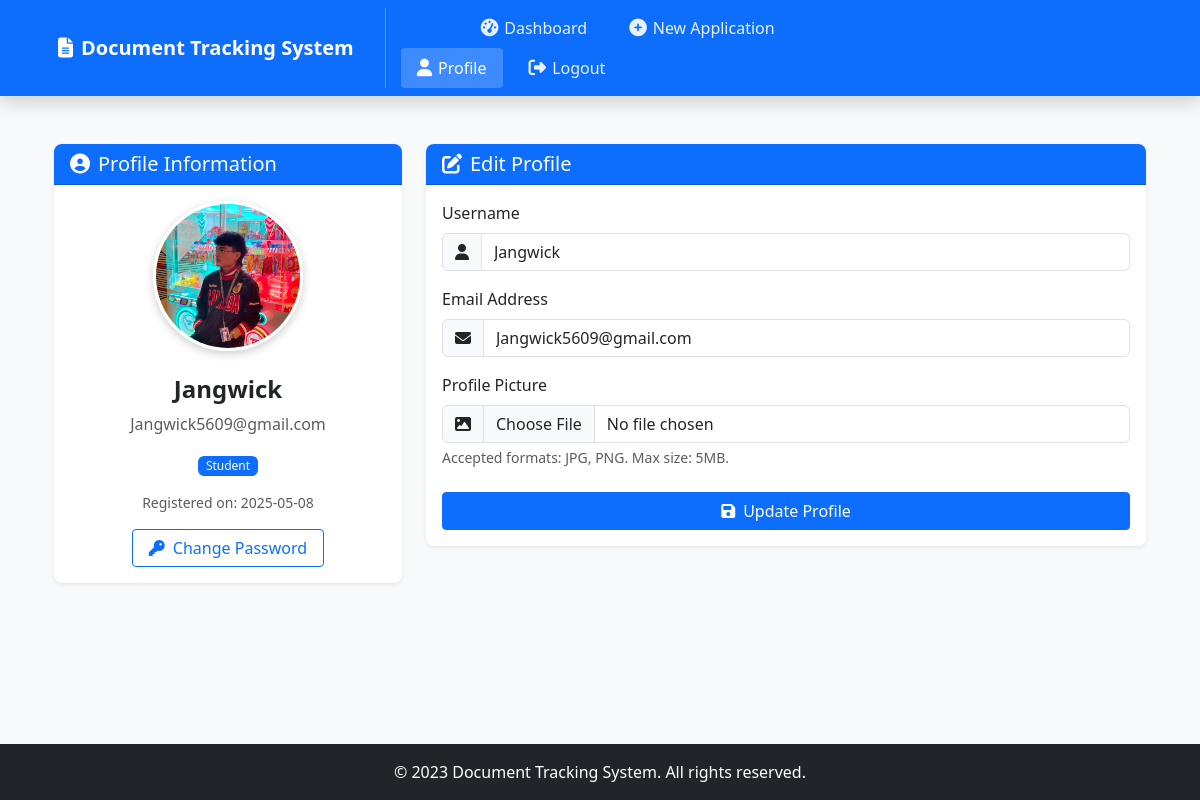
The page /profile (signed in) on the database its author committed.
### app.py (models this page shows, shortened)
class User(db.Model, UserMixin):
    id = db.Column(db.Integer, primary_key=True)
    username = db.Column(db.String(100), unique=True, nullable=False)
    email = db.Column(db.String(120), unique=True, nullable=False)
    password = db.Column(db.String(200), nullable=False)
    role = db.Column(db.String(20), default='student')
    profile_picture = db.Column(db.String(200), default='default.jpg')
    created_at = db.Column(db.DateTime, default=datetime.utcnow)
    applications = db.relationship('Application', backref='user', lazy=True)

### app.py (the view, shortened to what this page needs)
@app.route('/profile', methods=['GET', 'POST'])
@login_required
def profile():
    return render_template('profile.html')

### app.py (called while the page is built)
@login_manager.user_loader
def load_user(user_id):
    return User.query.get(int(user_id))

@app.context_processor
def inject_notifications():
    def get_notifications():
        if current_user.is_authenticated:
            return Notification.query.filter_by(user_id=current_user.id, is_read=False).all()
        return []
    return dict(get_notifications=get_notifications)

@app.context_processor
def inject_now():
    def now():
        return datetime.utcnow()
    return dict(now=now)

@app.context_processor
def inject_user_logs():
    def get_user_logs(user_id, limit=5):
        return AuditLog.query.filter_by(user_id=user_id).order_by(AuditLog.timestamp.desc()).limit(limit).all()
    return dict(get_user_logs=get_user_logs)

### templates/profile.html (shortened to what this page needs)
{% extends 'base.html' %}
{% block content %}
<div class="container py-4">
    <div class="row">
        <div class="col-lg-4 mb-4">
            <div class="card shadow-sm">
                <div class="card-header bg-primary text-white">
                    <h5 class="mb-0"><i class="fas fa-user-circle me-2"></i>Profile Information</h5>
                </div>
                <div class="card-body text-center">
                    <div class="mb-4 profile-picture-container">
                        <img src="{{ url_for('static', filename='uploads/' + current_user.profile_picture) }}"
                             class="rounded-circle profile-picture" width="150" height="150" alt="Profile Picture"
                             style="object-fit: cover; border: 3px solid #fff; box-shadow: 0 3px 10px rgba(0,0,0,0.2); display: block; margin: 0 auto;">
                    </div>
                    <h4 class="fw-bold">{{ current_user.username }}</h4>
                    <p class="text-muted">{{ current_user.email }}</p>
                    <p>
                        <span class="badge {% if current_user.role == 'admin' %}bg-danger{% else %}bg-primary{% endif %}">
                            {{ current_user.role|capitalize }}
                        </span>
                    </p>
                    <p class="small text-muted">Registered on: {{ current_user.created_at.strftime('%Y-%m-%d') }}</p>
                    <a href="{{ url_for('change_password') }}" class="btn btn-outline-primary">
                        <i class="fas fa-key me-2"></i>Change Password
                    </a>
                </div>
            </div>
        </div>
        <div class="col-lg-8">
            <div class="card shadow-sm">
                <div class="card-header bg-primary text-white">
                    <h5 class="mb-0"><i class="fas fa-edit me-2"></i>Edit Profile</h5>
                </div>
                <div class="card-body">
                    <form method="POST" action="{{ url_for('profile') }}" enctype="multipart/form-data">
                        <div class="mb-3">
                            <label for="username" class="form-label">Username</label>
                            <div class="input-group">
                                <span class="input-group-text"><i class="fas fa-user"></i></span>
                                <input type="text" class="form-control" id="username" name="username"
                                       value="{{ current_user.username }}" required>
                            </div>
                        </div>
                        <div class="mb-3">
                            <label for="email" class="form-label">Email Address</label>
                            <div class="input-group">
                                <span class="input-group-text"><i class="fas fa-envelope"></i></span>
                                <input type="email" class="form-control" id="email" name="email"
                                       value="{{ current_user.email }}" required>
                            </div>
                        </div>
                        <div class="mb-4">
                            <label for="profile_pic" class="form-label">Profile Picture</label>
                            <div class="input-group">
                                <span class="input-group-text"><i class="fas fa-image"></i></span>
                                <input type="file" class="form-control" id="profile_pic" name="profile_pic" accept="image/jpeg,image/png">
                            </div>
                            <div class="form-text">Accepted formats: JPG, PNG. Max size: 5MB.</div>
                        </div>
                        <div class="d-grid">
                            <button type="submit" class="btn btn-primary">
                                <i class="fas fa-save me-2"></i>Update Profile
                            </button>
                        </div>
                    </form>
                </div>
            </div>
        </div>
    </div>
</div>
{% endblock %}

### static/css/style.css (style rules this page uses)
body { font-family: 'Segoe UI', Tahoma, Geneva, Verdana, sans-serif; background-color: #f8f9fa; }
.card { border-radius: 0.5rem; border: none; box-shadow: 0 0.125rem 0.25rem rgba(0, 0, 0, 0.075); transition: transform 0.3s ease-in-out, box-shadow 0.3s ease-in-out; }
.card-header { border-top-left-radius: 0.5rem !important; border-top-right-radius: 0.5rem !important; font-weight: 600; }
.btn { border-radius: 0.25rem; padding: 0.375rem 1rem; font-weight: 500; }
.btn-primary { background-color: #0d6efd; border-color: #0d6efd; }
.badge { font-weight: 500; padding: 0.35em 0.65em; }
.profile-picture { object-fit: cover; border: 3px solid #fff; box-shadow: 0 0.125rem 0.25rem rgba(0, 0, 0, 0.075); }

### templates/base.html (style rules this page uses)
html, body { height: 100%; margin: 0; }
body { display: flex; flex-direction: column; min-height: 100vh; }

### rows shown on the page
User: profile_picture (picture), username "Jangwick", email "Jangwick5609@gmail.com", role "Student", created_at "2025-05-08"
